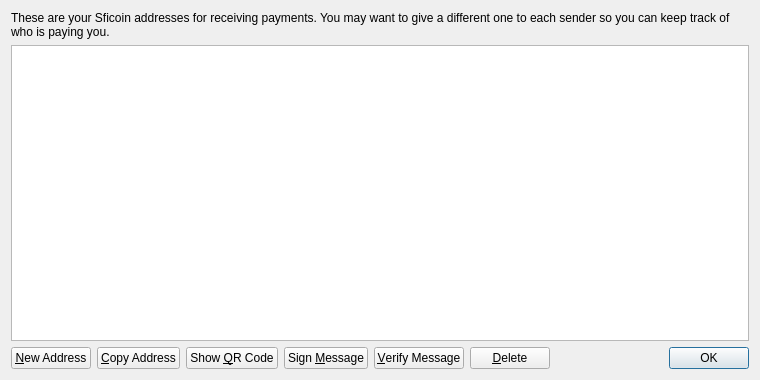
<?xml version="1.0" encoding="UTF-8"?>
<ui version="4.0">
 <class>AddressBookPage</class>
 <widget class="QWidget" name="AddressBookPage">
  <property name="geometry">
   <rect>
    <x>0</x>
    <y>0</y>
    <width>760</width>
    <height>380</height>
   </rect>
  </property>
  <property name="windowTitle">
   <string>Address Book</string>
  </property>
  <layout class="QVBoxLayout" name="verticalLayout">
   <item>
    <widget class="QLabel" name="labelExplanation">
     <property name="text">
      <string>These are your Sficoin addresses for receiving payments. You may want to give a different one to each sender so you can keep track of who is paying you.</string>
     </property>
     <property name="textFormat">
      <enum>Qt::PlainText</enum>
     </property>
     <property name="wordWrap">
      <bool>true</bool>
     </property>
    </widget>
   </item>
   <item>
    <widget class="QTableView" name="tableView">
     <property name="contextMenuPolicy">
      <enum>Qt::CustomContextMenu</enum>
     </property>
     <property name="toolTip">
      <string>Double-click to edit address or label</string>
     </property>
     <property name="tabKeyNavigation">
      <bool>false</bool>
     </property>
     <property name="alternatingRowColors">
      <bool>true</bool>
     </property>
     <property name="selectionMode">
      <enum>QAbstractItemView::SingleSelection</enum>
     </property>
     <property name="selectionBehavior">
      <enum>QAbstractItemView::SelectRows</enum>
     </property>
     <property name="sortingEnabled">
      <bool>true</bool>
     </property>
     <attribute name="verticalHeaderVisible">
      <bool>false</bool>
     </attribute>
    </widget>
   </item>
   <item>
    <layout class="QHBoxLayout" name="horizontalLayout">
     <item>
      <widget class="QPushButton" name="newAddressButton">
       <property name="toolTip">
        <string>Create a new address</string>
       </property>
       <property name="text">
        <string>&amp;New Address</string>
       </property>
       <property name="icon">
        <iconset resource="../bitcoin.qrc">
         <normaloff>:/icons/add</normaloff>:/icons/add</iconset>
       </property>
      </widget>
     </item>
     <item>
      <widget class="QPushButton" name="copyToClipboard">
       <property name="toolTip">
        <string>Copy the currently selected address to the system clipboard</string>
       </property>
       <property name="text">
        <string>&amp;Copy Address</string>
       </property>
       <property name="icon">
        <iconset resource="../bitcoin.qrc">
         <normaloff>:/icons/editcopy</normaloff>:/icons/editcopy</iconset>
       </property>
      </widget>
     </item>
     <item>
      <widget class="QPushButton" name="showQRCode">
       <property name="text">
        <string>Show &amp;QR Code</string>
       </property>
       <property name="icon">
        <iconset resource="../bitcoin.qrc">
         <normaloff>:/icons/qrcode</normaloff>:/icons/qrcode</iconset>
       </property>
      </widget>
     </item>
     <item>
      <widget class="QPushButton" name="signMessage">
       <property name="toolTip">
        <string>Sign a message to prove you own a Sficoin address</string>
       </property>
       <property name="text">
        <string>Sign &amp;Message</string>
       </property>
       <property name="icon">
        <iconset resource="../bitcoin.qrc">
         <normaloff>:/icons/edit</normaloff>:/icons/edit</iconset>
       </property>
      </widget>
     </item>
     <item>
      <widget class="QPushButton" name="verifyMessage">
       <property name="toolTip">
        <string>Verify a message to ensure it was signed with a specified Sficoin address</string>
       </property>
       <property name="text">
        <string>&amp;Verify Message</string>
       </property>
       <property name="icon">
        <iconset resource="../bitcoin.qrc">
         <normaloff>:/icons/transaction_0</normaloff>:/icons/transaction_0</iconset>
       </property>
      </widget>
     </item>
     <item>
      <widget class="QPushButton" name="deleteButton">
       <property name="toolTip">
        <string>Delete the currently selected address from the list</string>
       </property>
       <property name="text">
        <string>&amp;Delete</string>
       </property>
       <property name="icon">
        <iconset resource="../bitcoin.qrc">
         <normaloff>:/icons/remove</normaloff>:/icons/remove</iconset>
       </property>
      </widget>
     </item>
     <item>
      <spacer name="horizontalSpacer">
       <property name="orientation">
        <enum>Qt::Horizontal</enum>
       </property>
       <property name="sizeHint" stdset="0">
        <size>
         <width>40</width>
         <height>20</height>
        </size>
       </property>
      </spacer>
     </item>
     <item>
      <widget class="QDialogButtonBox" name="buttonBox">
       <property name="sizePolicy">
        <sizepolicy hsizetype="Maximum" vsizetype="Fixed">
         <horstretch>0</horstretch>
         <verstretch>0</verstretch>
        </sizepolicy>
       </property>
       <property name="standardButtons">
        <set>QDialogButtonBox::Ok</set>
       </property>
      </widget>
     </item>
    </layout>
   </item>
  </layout>
 </widget>
 <resources>
  <include location="../bitcoin.qrc"/>
 </resources>
 <connections/>
</ui>
